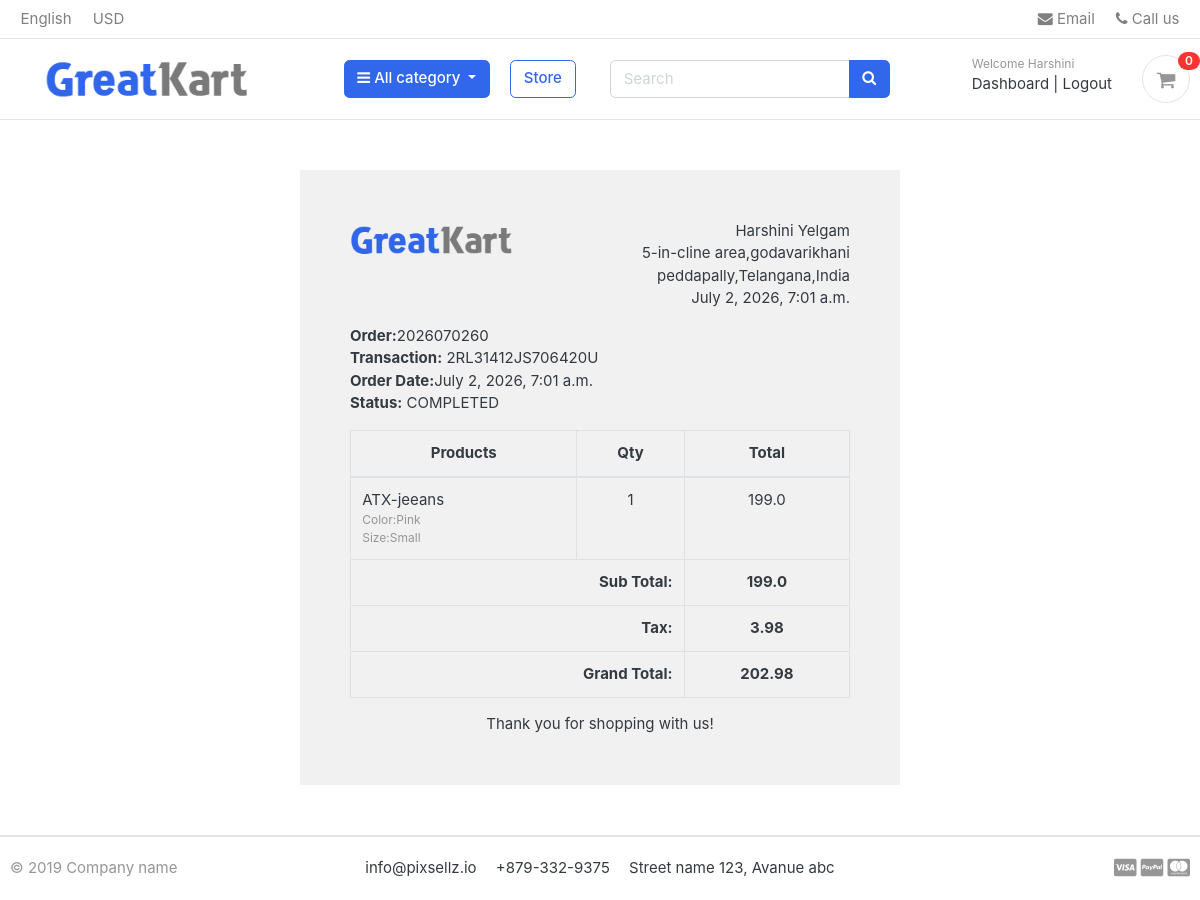
/accounts/order_detail/2026070260/ (signed in), run on the app's committed database.
### accounts/models.py (models this page shows, shortened)
class Account(AbstractBaseUser):
    first_name = models.CharField(max_length=50)
    last_name = models.CharField(max_length=50)
    username = models.CharField(max_length=50, unique=True)
    email = models.EmailField(max_length=50, unique=True)
    phone_number = models.CharField(max_length=50)
    date_joined = models.DateTimeField(auto_now_add=True)
    last_login = models.DateTimeField(auto_now=True)
    is_admin = models.BooleanField(default=False)
    is_staff = models.BooleanField(default=False)
    is_active = models.BooleanField(default=False)
    is_superadmin = models.BooleanField(default=False)
    objects = MyAccountManager()
    USERNAME_FIELD = 'email'
    REQUIRED_FIELDS = ['username', 'first_name', 'last_name']

### orders/models.py (models this page shows, shortened)
class Order(models.Model):
    STATUS = (
        ('New', 'New'),
        ('Accepted', 'Accepted'),
        ('Completed', 'Completed'),
        ('Cancelled', 'Cancelled'),
    )
    user = models.ForeignKey(
        Account,
        on_delete=models.SET_NULL,
        null=True,
        blank=True
    )
    payment = models.ForeignKey(
        Payment,
        on_delete=models.SET_NULL,
        null=True,
        blank=True
    )
    order_number = models.CharField(max_length=20)
    first_name = models.CharField(max_length=50)
    last_name = models.CharField(max_length=50)
    phone = models.CharField(max_length=15)
    email = models.EmailField(max_length=50)
    address_line_1 = models.CharField(max_length=50)
    address_line_2 = models.CharField(max_length=50, blank=True)
    country = models.CharField(max_length=50)
    state = models.CharField(max_length=50)
    city = models.CharField(max_length=50)
    order_note = models.CharField(max_length=100, blank=True)
    order_total = models.FloatField()
    tax = models.FloatField()
    status = models.CharField(
        max_length=10,
        choices=STATUS,
        default='New'
    )
    ip = models.CharField(max_length=20, blank=True)
    is_ordered = models.BooleanField(default=False)
    created_at = models.DateTimeField(auto_now_add=True)
    updated_at = models.DateTimeField(auto_now=True)
    def full_name(self):
        return f'{self.first_name} {self.last_name}'
    def full_address(self):
        return f'{self.address_line_1} {self.address_line_2}'

class Payment(models.Model):
    user = models.ForeignKey(Account, on_delete=models.CASCADE)
    payment_id = models.CharField(max_length=100)
    payment_method = models.CharField(max_length=100)
    amount_paid = models.CharField(max_length=100)  # Total amount paid
    status = models.CharField(max_length=100)
    created_at = models.DateTimeField(auto_now_add=True)

class OrderProduct(models.Model):
    order = models.ForeignKey(
        Order,
        on_delete=models.CASCADE
    )
    payment = models.ForeignKey(
        Payment,
        on_delete=models.SET_NULL,
        null=True,
        blank=True
    )
    user = models.ForeignKey(
        Account,
        on_delete=models.CASCADE
    )
    product = models.ForeignKey(
        product,
        on_delete=models.CASCADE
    )
    variations=models.ManyToManyField(Variations,blank=True)
    quantity = models.IntegerField()
    product_price = models.FloatField()
    ordered = models.BooleanField(default=False)
    created_at = models.DateTimeField(auto_now_add=True)
    updated_at = models.DateTimeField(auto_now=True)

### store/models.py (models this page shows, shortened)
class product(models.Model):
    product_name = models.CharField(max_length=50, unique=True)
    slug = models.SlugField(max_length=100, unique=True)
    description = models.TextField(max_length=255, blank=True)
    price = models.IntegerField()
    images = models.ImageField(upload_to='photos_products/', blank=True)
    stock = models.IntegerField()
    is_avaliable = models.BooleanField(default=True)
    category = models.ForeignKey(Category, on_delete=models.CASCADE, null=True, blank=True)
    created_date = models.DateTimeField(auto_now_add=True)
    Modified_date = models.DateTimeField(auto_now=True)

class Variations(models.Model):
    product=models.ForeignKey(product,on_delete=models.CASCADE)
    variation_category=models.CharField(max_length=100,choices=varitaion_category_choice)
    variation_value=models.CharField(max_length=100)
    is_active=models.BooleanField(default=True)
    created_date = models.DateTimeField(auto_now_add=True)
    objects=VariationManager()

### accounts/views.py (the view)
# urls.py: path('order_detail/<int:order_id>/', views.order_detail, name='order_detail'),
@login_required(login_url='login')
def order_detail(request, order_id):
    order = get_object_or_404(
        Order,
        order_number=order_id,
        user=request.user,
        is_ordered=True
    )
    order_detail = OrderProduct.objects.filter(order=order)
    subtotal = sum(item.product_price * item.quantity for item in order_detail)
    context = {
        'order': order,
        'order_detail': order_detail,
        'subtotal': subtotal,
    }
    return render(request, 'accounts/order_detail.html', context)

### carts/context_processors.py (called while the page is built)
def counter(request):
    cart_count = 0
    print("Counter called")
    if 'admin' in request.path:
        return {}
    if request.user.is_authenticated:
        cart_items = CardItem.objects.filter(user=request.user)
    else:
        try:
            cart = Cart.objects.get(cart_id=_cart_id(request))
            cart_items = CardItem.objects.filter(cart=cart)
        except Cart.DoesNotExist:
            cart_items = []
    print("Items:", cart_items)
    for item in cart_items:
        print(item.id, item.quantity)
        cart_count += item.quantity
    print("Cart Count =", cart_count)
    return {'cart_count': cart_count}

### category/context_processors.py (called while the page is built)
def menu_links(request):
    links=Category.objects.all()
    return dict(links=links)

### category/models.py (called while the page is built)
    def get_url(self):
        return reverse('products_by_category',args=[self.slug])

### greatkart/templates/accounts/order_detail.html (shortened to what this page needs)
{% extends 'base.html' %}
{% block content %}
{% load static %}
<div class="container" style="margin: 0 auto;width: 50%;padding: 50px;background: #f1f1f1;margin-top: 50px;margin-bottom: 50px;">
    <div class="row invoice row-printable">
        <div class="col-md-12">
            <div class="panel panel-default plain" id="dash_0">
                <div class="panel-body p30">
                    <div class="row">
                        <div class="col-lg-6">
                            <div class="invoice-logo"><img src="{%static '/images/logo.png' %}" alt="Invoice logo" style="max-height: 40px;"></div>
                        </div>
                        <div class="col-lg-6">
                            <div class="invoice-from">
                                <ul class="list-unstyled text-right">
                                    <li>{{order.full_name}}</li>
                                    <li>{{order.full_address}}</li>
                                    <li>{{order.city}},{{order.state}},{{order.country}}</li>
                                    <li>{{order.created_at}}</li>
                                </ul>
                            </div>
                        </div>
                        <div class="col-lg-12">
                            <div class="invoice-details mt25">
                                <div class="well">
                                    <ul class="list-unstyled mb0">
                                        <li><strong>Order:</strong>{{order.order_number}}</li>
                                        <li><strong>Transaction:</strong> {{ order.payment.payment_id }}</li>
                                        <li><strong>Order Date:</strong>{{order.created_at}} </li>
                                        <li><strong>Status:</strong> {{ order.payment.status }}</li>
                                    </ul>
                                </div>
                            </div>
                            <div class="invoice-items">
                                <div class="table-responsive" style="overflow: hidden; outline: none;" tabindex="0">
                                    <table class="table table-bordered">
                                        <thead>
                                            <tr>
                                                <th class="per70 text-center">Products</th>
                                                <th class="per5 text-center">Qty</th>
                                                <th class="per25 text-center">Total</th>
                                            </tr>
                                        </thead>
                                        <tbody>
                                            {% for item in order_detail %}
                                            <tr>
                                                <td>{{item.product.product_name}}
                                                <p class="text-muted small">
                                                    {% if item.variations.all %}
                                                    {% for i in item.variations.all %}
                                                    {{ i.variation_category | capfirst }}:{{ i.variation_value | capfirst }}<br>
                                                    {% endfor %}
                                                  {% endif %}
                                                </p>
                                                </td>
                                                <td class="text-center">{{ item.quantity}}</td>
                                                <td class="text-center">{{item.product_price}}</td>
                                            </tr>
                                            {% endfor %}
                                        </tbody>
                                        <tfoot>
                                            <tr>
                                                <th colspan="2" class="text-right">Sub Total:</th>
                                                <th class="text-center">{{subtotal}}</th>
                                            </tr>
                                            <tr>
                                                <th colspan="2" class="text-right">Tax:</th>
                                                <th class="text-center">{{ order.tax }}</th>
                                            </tr>
                                            <tr>
                                                <th colspan="2" class="text-right">Grand Total:</th>
                                                <th class="text-center">{{order.order_total}}</th>
                                            </tr>
                                        </tfoot>
                                    </table>
                                </div>
                            </div>
                            <div class="invoice-footer mt25">
                                <p class="text-center">Thank you for shopping with us!</p>
                            </div>
                        </div>
                    </div>
                </div>
            </div>
        </div>
    </div>
    </div>
   {% endblock %}

### greatkart/templates/includes/navbar.html (shortened to what this page needs)
{% load static%}
<header class="section-header">
<nav class="navbar p-md-0 navbar-expand-sm navbar-light border-bottom">
<div class="container">
  <div class="collapse navbar-collapse" id="navbarTop4">
    <ul class="navbar-nav mr-auto">
    	<li class="nav-item dropdown">
		 	<a href="#" class="nav-link">   English </a>
		</li>
		<li class="nav-item dropdown">
			<a href="#" class="nav-link"> USD </a>
		</li>
    </ul>
    <ul class="navbar-nav">
		<li><a href="#" class="nav-link"> <i class="fa fa-envelope"></i> Email </a></li>
		<li><a href="#" class="nav-link"> <i class="fa fa-phone"></i> Call us </a></li>
	</ul>
  </div>
</div>
</nav>
<section class="header-main border-bottom">
	<div class="container">
<div class="row align-items-center">
	<div class="col-lg-2 col-md-3 col-6 flex-grow-0 pl-5">
		<a href="./" class="brand-wrap">
			<a href="{% url 'home' %}"><img src="{% static 'images/logo.png' %}" style="max-height:50px;"></a>
		</a>
	</div>
	     <div class="col-lg-3 col-md-3 col-sm-12">
			<div class="category-wrap dropdown d-inline-block float-right" style="margin-left:50px;">
			<button type="button" class="btn btn-primary dropdown-toggle" data-toggle="dropdown">
				<i class="fa fa-bars"></i> All category
			</button>
		</div>
	</div>
	<div class="col-lg-1 col-md-2 col-sm-12">
	<a href="{% url 'store' %}" class="btn btn-outline-primary">Store</a>
	</div>
	<div class="col-lg  col-md-5 col-sm-12">
		<form action="{% url 'search'%}" class="search" method="GET">
			<div class="input-group w-100">
			    <input type="text" class="form-control" style="width:60%;" placeholder="Search" name="keyword">
			    <div class="input-group-append">
			      <button class="btn btn-primary" type="submit">
			        <i class="fa fa-search"></i>
			      </button>
			    </div>
		    </div>
		</form>
	</div>
	<div class="col-lg-3 col-sm-6 col-8 order-2 order-lg-3">
				<div class="d-flex justify-content-end mb-3 mb-lg-0">
					{% if user.is_authenticated %}
<div class="widget-header">
    <small class="title text-muted">Welcome {{ user.first_name }}</small>
    <div>
        <a href="{% url 'dashboard' %}">Dashboard</a>
        <span class="dark-transp"> | </span>
        <a href="{% url 'logout' %}">Logout</a>
    </div>
</div>
{% endif %}
					<a href="{% url 'cart' %}" class="widget-header pl-3 ml-3">
						<div class="icon icon-sm rounded-circle border"><i class="fa fa-shopping-cart"></i></div>
						<span class="badge badge-pill badge-danger notify">{{cart_count}}</span>
					</a>
				</div>
			</div>
</div>
	</div>
</section>
</header>

### greatkart/static/css/ui.css (style rules this page uses)
html { font-family: "Inter", sans-serif; font-size: 15px; }
.icon-xs, .icon-sm, .icon-md, .icon-lg { display: inline-block; text-align: center; flex-shrink: 0; flex-grow: 0; }
.icon-sm { width: 48px; height: 48px; line-height: 48px !important; font-size: 20px; }
p:last-child { margin-bottom: 0; }
.header-main { position: relative; padding-top: 1rem; padding-bottom: 1rem; }
.widget-header { display: inline-block; vertical-align: middle; position: relative; }
.widget-header a { color: #343a40; }
.widget-header i { color: #969696; }
.widget-header .title { display: block; }
.widget-header .notify { position: absolute; top: -3px; right: -10px; }
[class*=list-] li:after { visibility: hidden; display: block; content: ""; overflow: hidden; height: 0; clear: both; }
.notify { position: absolute; top: -4px; right: -10px; display: inline-block; padding: 0.25em 0.6em; font-size: 12px; line-height: 1; text-align: center; border-radius: 3rem; color: #fff; background-color: #fa3434; }

### data on the page
Account: first_name "Harshini"
Order: full_name "Harshini Yelgam", full_address "5-in-cline area,godavarikhani", city "peddapally", state "Telangana", country "India", created_at "July 2, 2026, 7:01 a.m.", order_number "2026070260", payment.payment_id "2RL31412JS706420U", payment.status "COMPLETED", tax "3.98", order_total "202.98"
OrderProduct: product.product_name "ATX-jeeans", quantity "1", product_price "199.0"
Variations: variation_category "Color", variation_value "Pink"
Variations: variation_category "Size", variation_value "Small"

### other printed values
{{ cart_count }} "0"
{{ subtotal }} "199.0"
